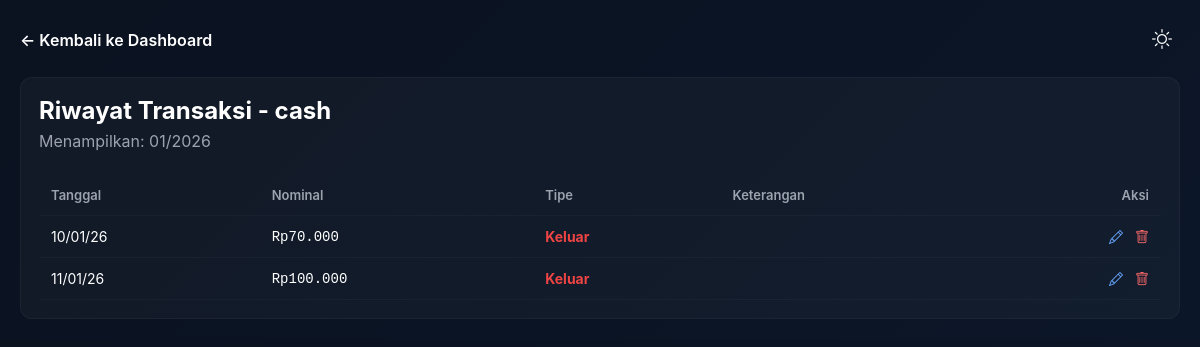
The app's page /dashboard/riwayat-transaksi.php?id=28 (signed in) with its own data.
### tables this page shows
CREATE TABLE `celengan` (
  `id` int(11) NOT NULL,
  `user_id` int(11) NOT NULL,
  `nama_celengan` varchar(150) NOT NULL,
  `target` int(11) DEFAULT 0,
  `pengisian` enum('harian','mingguan','bulanan') NOT NULL DEFAULT 'harian',
  `total` int(11) DEFAULT 0,
  `created_at` timestamp NOT NULL DEFAULT current_timestamp(),
  `is_pinned` tinyint(1) NOT NULL DEFAULT 0
);

CREATE TABLE `transaksi` (
  `id` int(11) NOT NULL,
  `celengan_id` int(11) NOT NULL,
  `nominal` int(11) NOT NULL,
  `tipe` enum('masuk','keluar') NOT NULL,
  `keterangan` varchar(255) DEFAULT NULL,
  `tanggal` date DEFAULT curdate()
);

### web/dashboard/riwayat-transaksi.php (the view, shortened to what this page needs)
<?php
include('../config/db.php');
$celengan_id = (int)$_GET['id'];
$user_id = $_SESSION['user_id'];
$stmt = $pdo->prepare("SELECT * FROM celengan WHERE id = ? AND user_id = ?");
$stmt->execute([$celengan_id, $user_id]);
$celengan = $stmt->fetch(PDO::FETCH_ASSOC);
$historyMonth = (int) date('n');
$historyYear = (int) date('Y');
$count_stmt = $pdo->prepare("SELECT COUNT(*) FROM transaksi WHERE celengan_id = ? AND MONTH(tanggal) = ? AND YEAR(tanggal) = ?");
$count_stmt->execute([$celengan_id, $historyMonth, $historyYear]);
$total_transaksi = $count_stmt->fetchColumn();
if ($total_transaksi == 0) {
    $latest_stmt = $pdo->prepare("SELECT tanggal FROM transaksi WHERE celengan_id = ? ORDER BY tanggal DESC LIMIT 1");
    $latest_stmt->execute([$celengan_id]);
    $latest_transaksi = $latest_stmt->fetch(PDO::FETCH_ASSOC);
    if ($latest_transaksi && !empty($latest_transaksi['tanggal'])) {
        $latestDate = strtotime($latest_transaksi['tanggal']);
        $historyMonth = (int) date('n', $latestDate);
        $historyYear = (int) date('Y', $latestDate);
    }
}
$stmt = $pdo->prepare("SELECT * FROM transaksi WHERE celengan_id = ? AND MONTH(tanggal) = ? AND YEAR(tanggal) = ? ORDER BY tanggal ASC");
$stmt->execute([$celengan_id, $historyMonth, $historyYear]);
$transaksi = $stmt->fetchAll(PDO::FETCH_ASSOC);
function rupiah($angka) { return 'Rp' . number_format($angka, 0, ',', '.'); }
?>
<!DOCTYPE html>
<html lang="id">
<head>
    <link rel="stylesheet" href="https://cdn.jsdelivr.net/npm/bootstrap-icons@1.11.3/font/bootstrap-icons.min.css">
</head>
<body>
    <div class="top-nav">
        <a href="detail-celengan.php?id=<?= $celengan_id; ?>" class="btn-back">&larr; Kembali ke Dashboard</a>
        <div class="top-actions">
            <button id="themeToggle" title="Ganti Tema"><i class="bi bi-sun"></i></button>
        </div>
    </div>
    <div class="card">
        <h2 style="margin:0 0 6px 0;">Riwayat Transaksi - <?= htmlspecialchars($celengan['nama_celengan']); ?></h2>
        <div style="color:var(--muted);margin-bottom:12px;">Menampilkan: <?= sprintf('%02d/%04d', $historyMonth, $historyYear); ?></div>
        <?php if (empty($transaksi)): ?>
            <div class="empty">Belum ada transaksi pada periode ini.</div>
        <?php else: ?>
            <div style="overflow-x:auto;">
            <table class="table">
                <thead>
                    <tr>
                        <th>Tanggal</th>
                        <th>Nominal</th>
                        <th>Tipe</th>
                        <th>Keterangan</th>
                        <th style="text-align:right;">Aksi</th>
                    </tr>
                </thead>
                <tbody>
                    <?php foreach ($transaksi as $t): ?>
                        <tr>
                            <td><?= date('d/m/y', strtotime($t['tanggal'])); ?></td>
                            <td style="font-family:monospace"><?= rupiah($t['nominal']); ?></td>
                            <td><?= strtolower($t['tipe']) == 'masuk' ? '<span class="badge-in">Masuk</span>' : '<span class="badge-out">Keluar</span>'; ?></td>
                            <td style="color:var(--muted)"><?= htmlspecialchars($t['keterangan']); ?></td>
                            <td style="text-align:right; white-space:nowrap;">
                                <a href="../transaksi/edit-transaksi.php?id=<?= $t['id']; ?>&celengan_id=<?= $celengan_id; ?>" style="color:#67a7ff; margin-right:8px; text-decoration:none;">
                                    <i class="bi bi-pencil"></i>
                                </a>
                                <a href="../transaksi/hapus-transaksi.php?id=<?= $t['id']; ?>&celengan_id=<?= $celengan_id; ?>" style="color:#ff6b6b; text-decoration:none;" onclick="return confirm('Hapus transaksi ini?')">
                                    <i class="bi bi-trash"></i>
                                </a>
                            </td>
                        </tr>
                    <?php endforeach; ?>
                </tbody>
            </table>
            </div>
        <?php endif; ?>
    </div>
</body>
</html>

### web/dashboard/riwayat-transaksi.php (style rules this page uses)
:root { --bg:#0f1724;--card:#111827;--muted:#9CA3AF;--white:#FFFFFF }
body { font-family:Inter, sans-serif;background:linear-gradient(135deg,#0b1220 0%, #0b1628 100%);color:var(--white);margin:0;padding:20px }
.top-nav { display:flex;justify-content:space-between;align-items:center;margin-bottom:18px }
.btn-back { color:var(--white);text-decoration:none;font-weight:600 }
.top-actions button { background:transparent;border:none;color:var(--white);font-size:20px;padding:8px;border-radius:50%;cursor:pointer }
.card { background:rgba(255,255,255,0.03);padding:18px;border-radius:12px;border:1px solid rgba(255,255,255,0.04) }
.table { width:100%;border-collapse:collapse;margin-top:12px }
th,td { padding:12px;border-bottom:1px solid rgba(255,255,255,0.03);text-align:left }
th { font-size:13px;color:var(--muted);font-weight:600 }
td { font-size:14px }
.badge-out { color:#EF4444;font-weight:700 }

### records on screen
celengan: nama_celengan "cash"
transaksi: tanggal "01", tanggal "2026", tanggal "11/01/26", nominal "Rp100.000", tipe "Keluar"
transaksi: tanggal "10/01/26", nominal "Rp70.000", tipe "Keluar"
